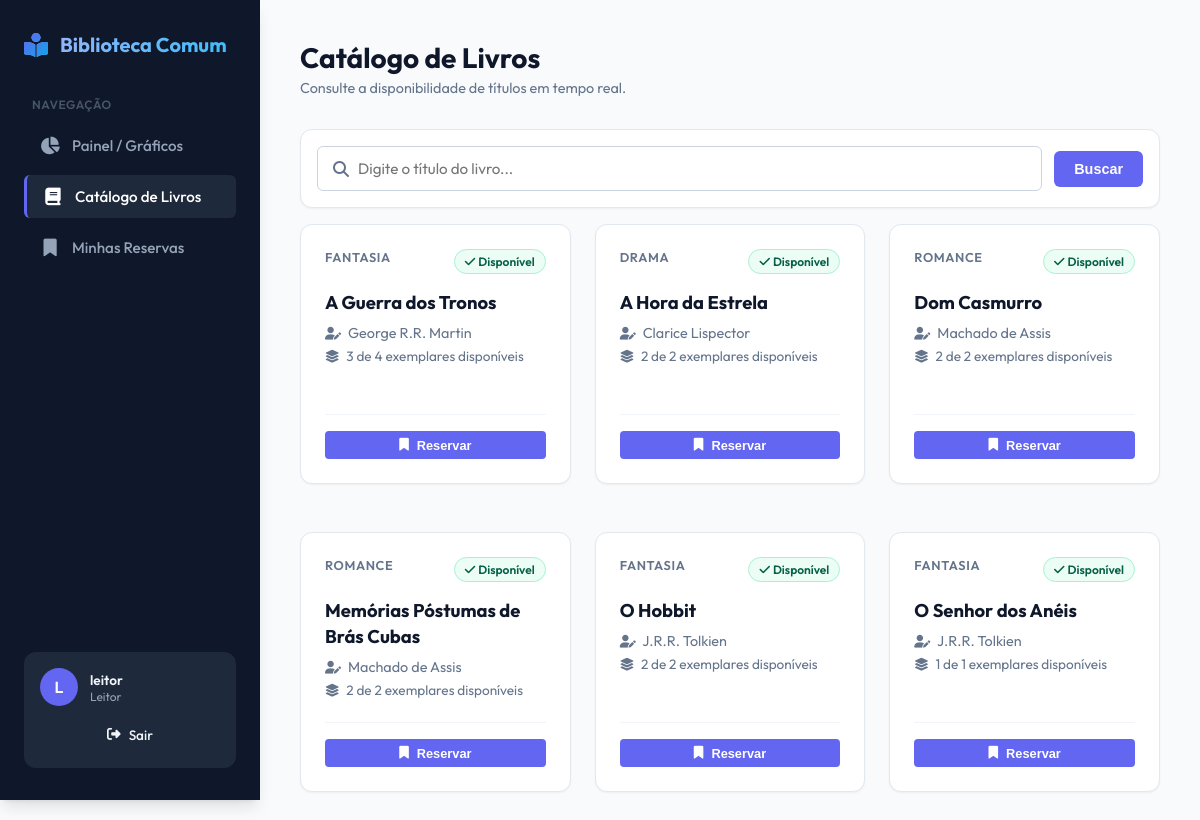
Screenshot of /livros/ (signed in) with the database file from the repository.
### catalogo/models.py (models this page shows, shortened)
class Livro(models.Model):
    titulo = models.CharField(max_length=200, verbose_name="Título")
    autor = models.ForeignKey(Autor, on_delete=models.CASCADE, related_name="livros", verbose_name="Autor")
    genero = models.CharField(max_length=100, verbose_name="Gênero")
    quantidade_exemplares = models.PositiveIntegerField(default=1, verbose_name="Quantidade de Exemplares")
    indisponivel_manual = models.BooleanField(default=False, verbose_name="Indisponível Manualmente")
    disponivel = models.BooleanField(default=True, verbose_name="Disponível")
    @property
    def exemplares_ocupados(self):
        return self.emprestimos.filter(data_devolucao_real__isnull=True).count() + self.reservas.filter(ativa=True).count()
    @property
    def exemplares_disponiveis(self):
        return max(self.quantidade_exemplares - self.exemplares_ocupados, 0)

class Autor(models.Model):
    nome = models.CharField(max_length=150, verbose_name="Nome")
    nacionalidade = models.CharField(max_length=100, verbose_name="Nacionalidade", blank=True, null=True)
    class Meta:
        verbose_name_plural = "Autores"

### catalogo/views.py (the view)
# urls.py: path("livros/", LivroListView.as_view(), name="livro_list"),
class LivroListView(LoginRequiredMixin, ListView):
    model = Livro
    template_name = "catalogo/livro_list.html"
    context_object_name = "livros"
    paginate_by = 12
    def get_queryset(self):
        queryset = super().get_queryset()
        busca = self.request.GET.get('busca')
        if busca:
            queryset = queryset.filter(titulo__icontains=busca)
        return queryset.order_by('titulo')

### catalogo/templates/catalogo/livro_list.html (shortened to what this page needs)
{% extends 'circulacao/base.html' %}
{% block content %}
<div class="page-header">
    <div class="page-title">
        <h1>Catálogo de Livros</h1>
        <p>Consulte a disponibilidade de títulos em tempo real.</p>
    </div>
</div>
<div class="card m-b-1" style="padding: 1rem;">
    <form method="get" action="{% url 'livro_list' %}" style="display: flex; gap: 0.75rem; align-items: center;">
        <div style="position: relative; flex-grow: 1;">
            <i class="fa-solid fa-magnifying-glass" style="position: absolute; left: 1rem; top: 50%; transform: translateY(-50%); color: var(--text-muted);"></i>
            <input type="text" name="busca" value="{{ request.GET.busca|default:'' }}" placeholder="Digite o título do livro..." style="padding-left: 2.5rem;">
        </div>
        <button type="submit" class="btn btn-primary">Buscar</button>
    </form>
</div>
<div class="grid-3">
    {% for livro in livros %}
        <div class="card" style="display: flex; flex-direction: column; height: 260px; justify-content: space-between;">
            <div>
                <div class="flex-between m-b-1" style="align-items: flex-start;">
                    <span style="font-size: 0.8rem; text-transform: uppercase; letter-spacing: 0.05em; color: var(--text-muted); font-weight: 600;">
                        {{ livro.genero }}
                    </span>
                    {% if livro.disponivel %}
                        <span class="badge badge-success"><i class="fa-solid fa-check" style="margin-right: 3px;"></i> Disponível</span>
                    {% elif livro.indisponivel_manual %}
                        <span class="badge badge-info"><i class="fa-solid fa-lock" style="margin-right: 3px;"></i> Bloqueado manualmente</span>
                    {% else %}
                        <span class="badge badge-danger"><i class="fa-solid fa-xmark" style="margin-right: 3px;"></i> Exemplar(es) esgotado(s)</span>
                    {% endif %}
                </div>
                <h3 style="font-size: 1.15rem; font-weight: 700; color: var(--text-main); margin-bottom: 0.5rem; line-height: 1.4; display: -webkit-box; -webkit-line-clamp: 2; -webkit-box-orient: vertical; overflow: hidden;">
                    {{ livro.titulo }}
                </h3>
                <p style="font-size: 0.9rem; color: var(--text-muted);">
                    <i class="fa-solid fa-user-pen" style="margin-right: 4px; font-size: 0.8rem;"></i> {{ livro.autor.nome }}
                </p>
                <p style="font-size: 0.85rem; color: var(--text-muted); margin-top: 0.35rem;">
                    <i class="fa-solid fa-layer-group" style="margin-right: 4px; font-size: 0.8rem;"></i>
                    {{ livro.exemplares_disponiveis }} de {{ livro.quantidade_exemplares }} exemplares disponíveis
                </p>
            </div>
            <div style="border-top: 1px solid #f1f5f9; padding-top: 1rem; display: flex; gap: 0.5rem; justify-content: flex-end;">
                {% if not user.is_staff and livro.disponivel %}
                    <form action="{% url 'fazer_reserva' livro.id %}" method="post" style="width: 100%;">
                        <button type="submit" class="btn btn-primary btn-sm" style="width: 100%; justify-content: center;">
                            <i class="fa-solid fa-bookmark"></i> Reservar
                        </button>
                    </form>
                {% elif not user.is_staff %}
                    <button class="btn btn-secondary btn-sm" disabled style="width: 100%; justify-content: center; cursor: not-allowed; opacity: 0.5;">
                        <i class="fa-solid fa-ban"></i> Indisponível
                    </button>
                {% endif %}
            </div>
        </div>
    {% endfor %}
</div>
{% endblock %}

### circulacao/templates/circulacao/base.html (shortened to what this page needs)
<!DOCTYPE html>
<html lang="pt-br">
<head>
    <link rel="stylesheet" href="https://cdnjs.cloudflare.com/ajax/libs/font-awesome/6.4.0/css/all.min.css">
</head>
<body>
    <aside>
        <div class="brand">
            <i class="fa-solid fa-book-open-reader"></i>
            <span>Biblioteca Comum</span>
        </div>
        <div class="menu-title">Navegação</div>
        <ul class="nav-list">
            <li>
                <a href="{% url 'index' %}" class="nav-link {% if request.resolver_match.url_name == 'index' %}active{% endif %}">
                    <i class="fa-solid fa-chart-pie"></i> Painel / Gráficos
                </a>
            </li>
            <li>
                <a href="{% url 'livro_list' %}" class="nav-link {% if request.resolver_match.url_name == 'livro_list' or request.resolver_match.url_name == 'livro_create' or request.resolver_match.url_name == 'livro_update' %}active{% endif %}">
                    <i class="fa-solid fa-book"></i> Catálogo de Livros
                </a>
            </li>
            <li>
                <a href="{% url 'reserva_list' %}" class="nav-link {% if request.resolver_match.url_name == 'reserva_list' %}active{% endif %}">
                    <i class="fa-solid fa-bookmark"></i> Minhas Reservas
                </a>
            </li>
        </ul>
        {% if user.is_authenticated %}
            <div class="user-section">
                <div class="user-info">
                    <div class="avatar">
                        {{ user.username|slice:":1"|upper }}
                    </div>
                    <div class="user-details">
                        <span class="user-name">{{ user.username }}</span>
                        <span class="user-role">
                            {% if user.is_staff %}Bibliotecário{% else %}Leitor{% endif %}
                        </span>
                    </div>
                </div>
                <form action="{% url 'logout' %}" method="post" style="display: block; width: 100%;">
                    <button type="submit" class="btn-logout" style="width: 100%; border: none; font-family: inherit;">
                        <i class="fa-solid fa-right-from-bracket"></i> Sair
                    </button>
                </form>
            </div>
        {% endif %}
    </aside>
    <main>
        {% block content %}{% endblock %}
    </main>
</body>
</html>

### rows the page displays
Livro: genero "FANTASIA", disponivel True (drawn), titulo "A Guerra dos Tronos", autor.nome "George R.R. Martin", exemplares_disponiveis "3", quantidade_exemplares "4"
Livro: genero "DRAMA", disponivel True (drawn), titulo "A Hora da Estrela", autor.nome "Clarice Lispector", exemplares_disponiveis "2", quantidade_exemplares "2"
Livro: genero "ROMANCE", disponivel True (drawn), titulo "Dom Casmurro", autor.nome "Machado de Assis", exemplares_disponiveis "2", quantidade_exemplares "2"
Livro: genero "ROMANCE", disponivel True (drawn), titulo "Memórias Póstumas de Brás Cubas", autor.nome "Machado de Assis", exemplares_disponiveis "2", quantidade_exemplares "2"
Livro: genero "FANTASIA", disponivel True (drawn), titulo "O Hobbit", autor.nome "J.R.R. Tolkien", exemplares_disponiveis "2", quantidade_exemplares "2"
Livro: genero "FANTASIA", disponivel True (drawn), titulo "O Senhor dos Anéis", autor.nome "J.R.R. Tolkien", exemplares_disponiveis "1", quantidade_exemplares "1"

### other values shown
{{ user.username|slice:":1"|upper }} "L"
{{ user.username }} "leitor"
